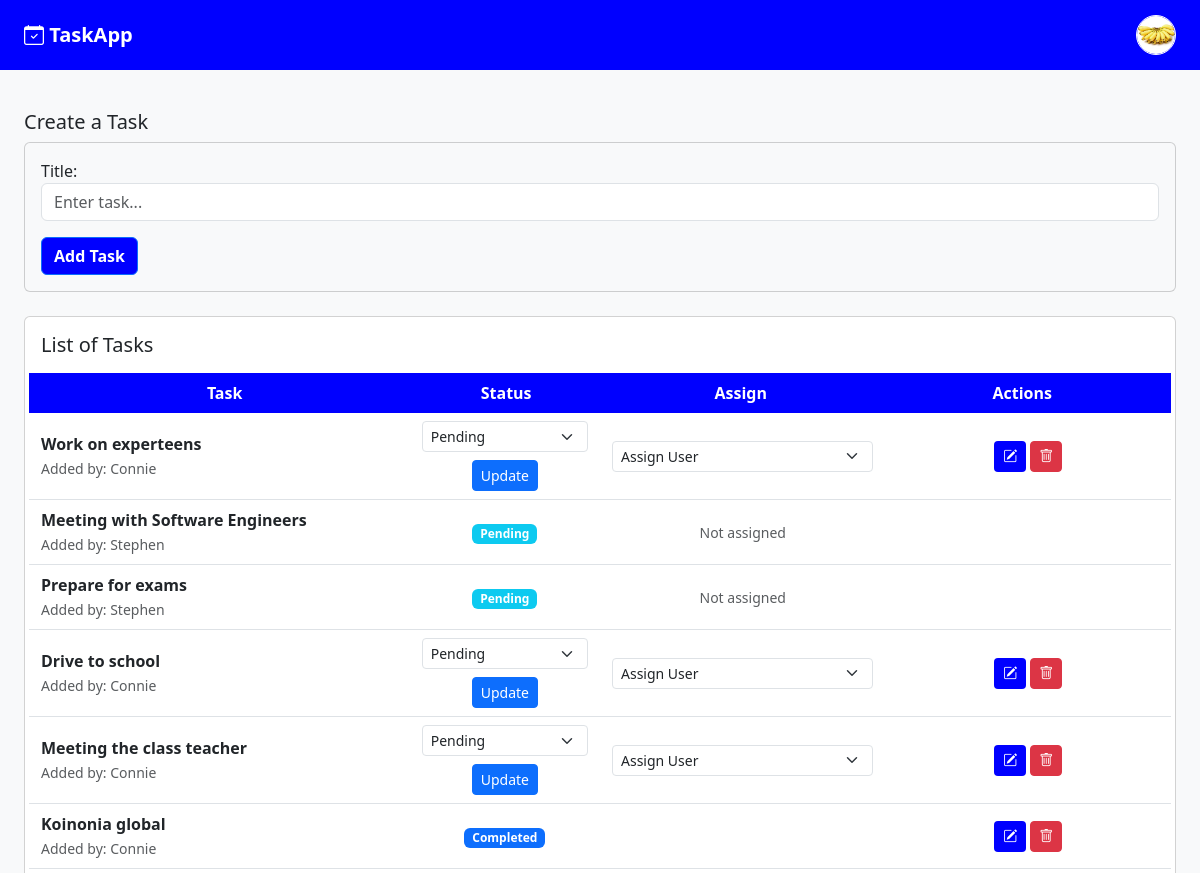
/ (signed in, upper part), run on an earlier commit of the app's database.
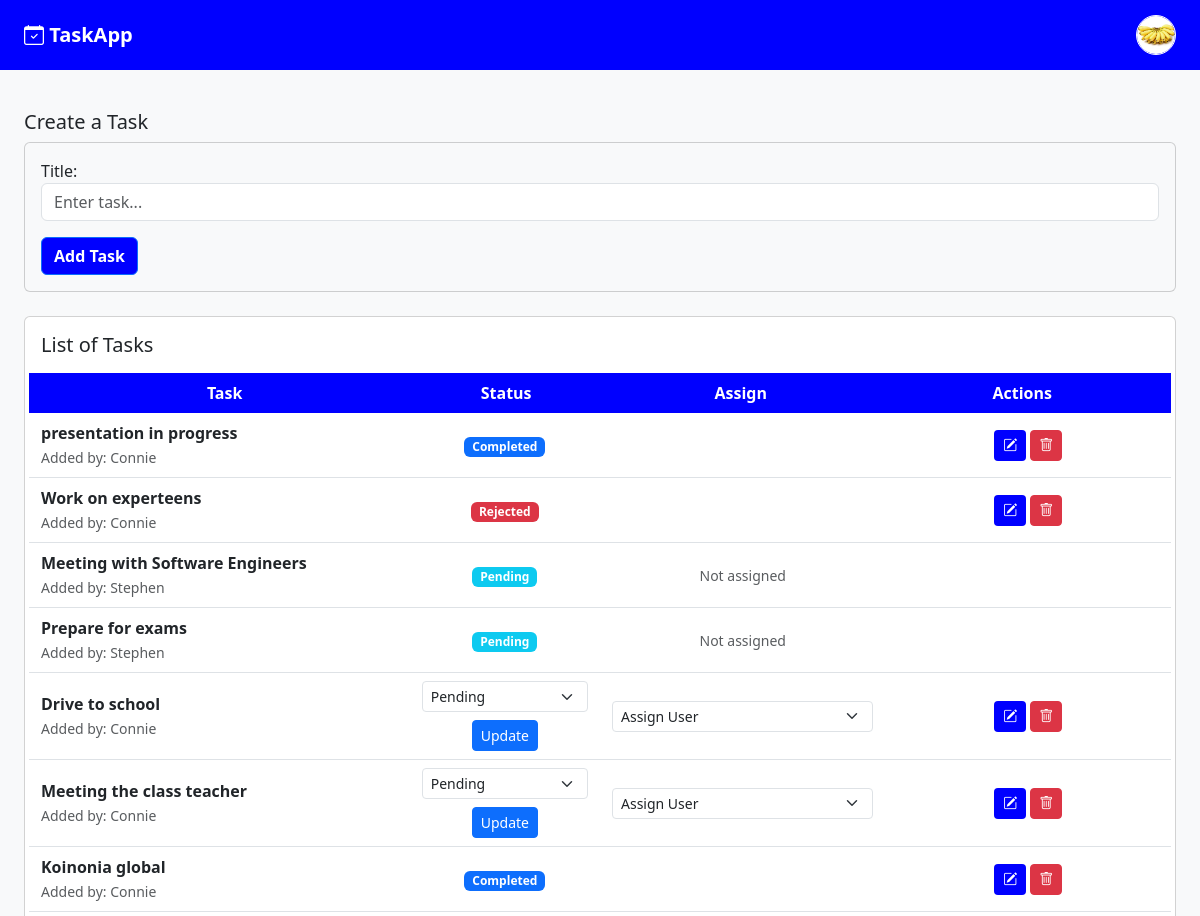
And on a later commit of the database.
### core/models.py (models this page shows, shortened)
class Task(models.Model):
    STATUS_CHOICES = [
        ('pending', 'Pending'),
        ('completed', 'Completed'),
        ('rejected', 'Rejected'),
    ]
    created_by = models.ForeignKey(User, on_delete=models.CASCADE, related_name="created_tasks",default=1)
    assigned_to = models.ManyToManyField(User, related_name='assigned_tasks')
    title = models.CharField(max_length=255)
    status = models.CharField(max_length=10, choices=STATUS_CHOICES, default='pending')
    created_at = models.DateTimeField(auto_now_add=True)

### core/views.py (the view)
# urls.py: path('', views.task_list, name='task_list'),
@login_required
def task_list(request):
    tasks = Task.objects.all().order_by('-created_at')
    users = User.objects.all()
    form = TaskForm()
    return render(request, 'tasks.html', {
        'tasks': tasks,
        'form': form,
        'users': users,
        'user': request.user
    })

### core/forms.py
class TaskForm(forms.ModelForm):
    class Meta:
        model = Task
        fields = ['title']
        widgets = {
            'title': forms.TextInput(attrs={
                'class': 'form-control',
                'placeholder': 'Enter task...'
            }),
        }

### core/templates/tasks.html (shortened to what the changed rows need)
<!DOCTYPE html>
<html>
<head>
    <link href="https://cdn.jsdelivr.net/npm/bootstrap@5.3.3/dist/css/bootstrap.min.css" rel="stylesheet">
    <link href="https://cdn.jsdelivr.net/npm/bootstrap-icons/font/bootstrap-icons.css" rel="stylesheet">
</head>
<body class="bg-light">
    <div class="px-4 py-3">
    <div class="card p-3 mb-5">
        {% for task in tasks %}
        <div class="row align-items-center text-center border-bottom py-2">
            <div class="col-md-4 text-start">
                <strong>{{ task.title }}</strong><br>
                <small class="text-muted">Added by: {{ task.created_by }}</small>
            </div>
<div class="col-md-2">
    {% if request.user == task.created_by or user.is_superuser or request.user in task.assigned_to.all %}
        {% if task.status == 'completed' or task.status == 'rejected' %}
            {% if task.status == 'completed' %}
                <span class="badge bg-primary">Completed</span>
            {% elif task.status == 'rejected' %}
                <span class="badge bg-danger">Rejected</span>
            {% endif %}
        {% else %}
            <form method="POST" action="{% url 'update_task' task.id %}" id="statusForm{{ task.id }}">
                <select name="status"
                        class="form-select form-select-sm"
                        id="statusSelect{{ task.id }}">
                    <option value="pending" {% if task.status == 'pending' %}selected{% endif %}>
                        Pending
                    </option>
                </select>
                <button type="button"
                        class="btn btn-sm btn-primary mt-2"
                        data-bs-toggle="modal"
                        data-bs-target="#statusModal{{ task.id }}">
                    Update
                </button>
            </form>
        {% endif %}
    {% else %}
        {% if task.status == 'pending' %}
            <span class="badge bg-info text-white">Pending</span>
        {% elif task.status == 'completed' %}
            <span class="badge bg-primary">Completed</span>
        {% elif task.status == 'rejected' %}
            <span class="badge bg-danger">Rejected</span>
        {% endif %}
    {% endif %}
</div>
            <div class="col-md-3">
                {% if request.user == task.created_by or user.is_superuser %}
                    {% if task.status != 'completed' and task.status != 'rejected' %}
                <form method="POST" action="{% url 'assign_task' task.id %}">
                    <select name="assigned_user" class="form-select form-select-sm" onchange="this.form.submit()">
                        <option value="">Assign User</option>
                    </select>
                </form>
                    {% endif %}
                {% else %}
                    <small class="text-muted">
                        {% for u in task.assigned_to.all %}
                            {{ u.username }}
                        {% empty %}
                            Not assigned
                        {% endfor %}
                    </small>
                {% endif %}
            </div>
            <div class="col-md-3">
                {% if request.user == task.created_by or user.is_superuser %}
                <button class="btn btn-sm " style="background:rgb(0, 0, 255);
            color:white; font-weight:700;" onclick="toggleEdit({{ task.id }})">
                    <i class="bi bi-pencil-square"></i>
                </button>
                <form method="POST" action="{% url 'delete_task' task.id %}" class="d-inline">
                    <button class="btn btn-sm btn-danger">
                        <i class="bi bi-trash"></i>
                    </button>
                </form>
                {% endif %}
            </div>
        </div>
        {% endfor %}
    </div>
</div>
</body>
</html>

What changed in the data, as far as the page shows it:
added Task: title "presentation in progress", created_by "Connie", status "Completed"
changed Task "Work on experteens": status "Pending" → (not shown); assigned_user "Assign User" → (not shown); status "Update" → "Rejected"
